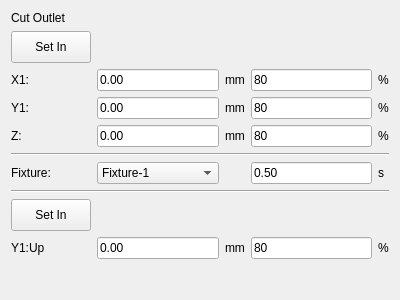
<?xml version="1.0" encoding="UTF-8"?>
<ui version="4.0">
 <class>ICCutModuleActionPage</class>
 <widget class="QWidget" name="ICCutModuleActionPage">
  <property name="geometry">
   <rect>
    <x>0</x>
    <y>0</y>
    <width>400</width>
    <height>300</height>
   </rect>
  </property>
  <property name="windowTitle">
   <string>Form</string>
  </property>
  <layout class="QGridLayout" name="gridLayout">
   <item row="5" column="4">
    <widget class="QLabel" name="label_9">
     <property name="text">
      <string>%</string>
     </property>
    </widget>
   </item>
   <item row="9" column="0">
    <widget class="QLabel" name="label_14">
     <property name="text">
      <string>Fixture:</string>
     </property>
    </widget>
   </item>
   <item row="2" column="0">
    <widget class="QLabel" name="label_2">
     <property name="text">
      <string>X1:</string>
     </property>
    </widget>
   </item>
   <item row="7" column="3">
    <widget class="ICLineEditWithVirtualNumericKeypad" name="zSpeed">
     <property name="text">
      <string>80</string>
     </property>
    </widget>
   </item>
   <item row="7" column="4">
    <widget class="QLabel" name="label_10">
     <property name="text">
      <string>%</string>
     </property>
    </widget>
   </item>
   <item row="5" column="2">
    <widget class="QLabel" name="label_6">
     <property name="text">
      <string>mm</string>
     </property>
    </widget>
   </item>
   <item row="9" column="1">
    <widget class="ICComboBox" name="fixtureSel">
     <item>
      <property name="text">
       <string>Fixture-1</string>
      </property>
     </item>
     <item>
      <property name="text">
       <string>Fixture-2</string>
      </property>
     </item>
     <item>
      <property name="text">
       <string>Fixture-3</string>
      </property>
     </item>
     <item>
      <property name="text">
       <string>Fixture-4</string>
      </property>
     </item>
     <item>
      <property name="text">
       <string>Sucker-1</string>
      </property>
     </item>
     <item>
      <property name="text">
       <string>Sucker-2</string>
      </property>
     </item>
     <item>
      <property name="text">
       <string>Sucker-3</string>
      </property>
     </item>
     <item>
      <property name="text">
       <string>Sucker-4</string>
      </property>
     </item>
     <item>
      <property name="text">
       <string>Reserve-1</string>
      </property>
     </item>
     <item>
      <property name="text">
       <string>Reserve-2</string>
      </property>
     </item>
     <item>
      <property name="text">
       <string>Reserve-3</string>
      </property>
     </item>
     <item>
      <property name="text">
       <string>Reserve-4</string>
      </property>
     </item>
    </widget>
   </item>
   <item row="12" column="4">
    <widget class="QLabel" name="label_13">
     <property name="text">
      <string>%</string>
     </property>
    </widget>
   </item>
   <item row="13" column="1">
    <spacer name="verticalSpacer">
     <property name="orientation">
      <enum>Qt::Vertical</enum>
     </property>
     <property name="sizeHint" stdset="0">
      <size>
       <width>20</width>
       <height>40</height>
      </size>
     </property>
    </spacer>
   </item>
   <item row="2" column="4">
    <widget class="QLabel" name="label_8">
     <property name="text">
      <string>%</string>
     </property>
    </widget>
   </item>
   <item row="9" column="3">
    <widget class="ICLineEditWithVirtualNumericKeypad" name="fixtureDelay">
     <property name="text">
      <string>0.50</string>
     </property>
    </widget>
   </item>
   <item row="12" column="1">
    <widget class="ICLineEditWithVirtualNumericKeypad" name="y1UpPos">
     <property name="text">
      <string>0.00</string>
     </property>
    </widget>
   </item>
   <item row="9" column="4">
    <widget class="QLabel" name="label_15">
     <property name="text">
      <string>s</string>
     </property>
    </widget>
   </item>
   <item row="12" column="0">
    <widget class="QLabel" name="label_11">
     <property name="text">
      <string>Y1:Up</string>
     </property>
    </widget>
   </item>
   <item row="8" column="0" colspan="5">
    <widget class="Line" name="line">
     <property name="orientation">
      <enum>Qt::Horizontal</enum>
     </property>
    </widget>
   </item>
   <item row="7" column="0">
    <widget class="QLabel" name="label_4">
     <property name="text">
      <string>Z:</string>
     </property>
    </widget>
   </item>
   <item row="7" column="1">
    <widget class="ICLineEditWithVirtualNumericKeypad" name="zPos">
     <property name="text">
      <string>0.00</string>
     </property>
    </widget>
   </item>
   <item row="7" column="2">
    <widget class="QLabel" name="label_7">
     <property name="text">
      <string>mm</string>
     </property>
    </widget>
   </item>
   <item row="2" column="1">
    <widget class="ICLineEditWithVirtualNumericKeypad" name="x1Pos">
     <property name="text">
      <string>0.00</string>
     </property>
    </widget>
   </item>
   <item row="5" column="1">
    <widget class="ICLineEditWithVirtualNumericKeypad" name="y1Pos">
     <property name="text">
      <string>0.00</string>
     </property>
    </widget>
   </item>
   <item row="5" column="3">
    <widget class="ICLineEditWithVirtualNumericKeypad" name="y1Speed">
     <property name="text">
      <string>80</string>
     </property>
    </widget>
   </item>
   <item row="2" column="2">
    <widget class="QLabel" name="label_5">
     <property name="text">
      <string>mm</string>
     </property>
    </widget>
   </item>
   <item row="2" column="3">
    <widget class="ICLineEditWithVirtualNumericKeypad" name="x1Speed">
     <property name="text">
      <string>80</string>
     </property>
    </widget>
   </item>
   <item row="12" column="3">
    <widget class="ICLineEditWithVirtualNumericKeypad" name="y1UpSpeed">
     <property name="text">
      <string>80</string>
     </property>
    </widget>
   </item>
   <item row="12" column="2">
    <widget class="QLabel" name="label_12">
     <property name="text">
      <string>mm</string>
     </property>
    </widget>
   </item>
   <item row="1" column="0">
    <widget class="QPushButton" name="setIn1">
     <property name="minimumSize">
      <size>
       <width>0</width>
       <height>32</height>
      </size>
     </property>
     <property name="text">
      <string>Set In</string>
     </property>
    </widget>
   </item>
   <item row="0" column="0" colspan="2">
    <widget class="QLabel" name="label">
     <property name="text">
      <string>Cut Outlet</string>
     </property>
    </widget>
   </item>
   <item row="10" column="0" colspan="5">
    <widget class="Line" name="line_2">
     <property name="orientation">
      <enum>Qt::Horizontal</enum>
     </property>
    </widget>
   </item>
   <item row="5" column="0">
    <widget class="QLabel" name="label_3">
     <property name="text">
      <string>Y1:</string>
     </property>
    </widget>
   </item>
   <item row="11" column="0">
    <widget class="QPushButton" name="setIn2">
     <property name="minimumSize">
      <size>
       <width>0</width>
       <height>32</height>
      </size>
     </property>
     <property name="text">
      <string>Set In</string>
     </property>
    </widget>
   </item>
  </layout>
 </widget>
 <customwidgets>
  <customwidget>
   <class>ICLineEditWithVirtualNumericKeypad</class>
   <extends>QLineEdit</extends>
   <header>iclineeditwithvirtualnumerickeypad.h</header>
  </customwidget>
  <customwidget>
   <class>ICComboBox</class>
   <extends>QComboBox</extends>
   <header>iccombobox.h</header>
  </customwidget>
 </customwidgets>
 <resources/>
 <connections/>
</ui>
